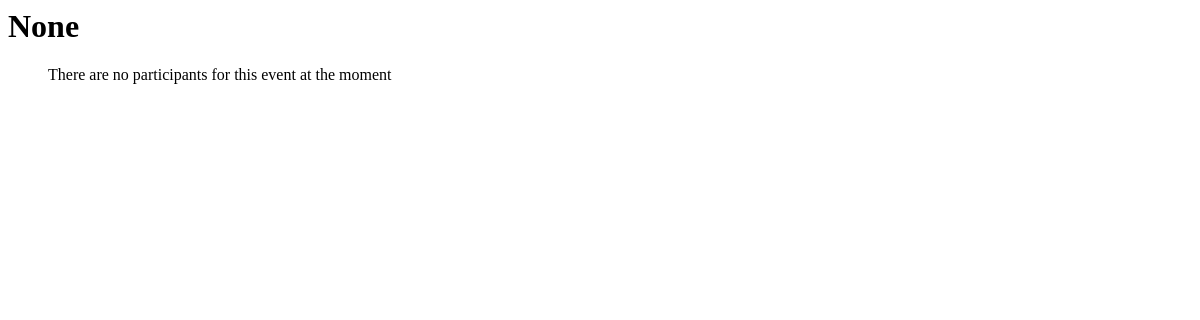
The page /events/5/participants/ on the database as committed earlier.
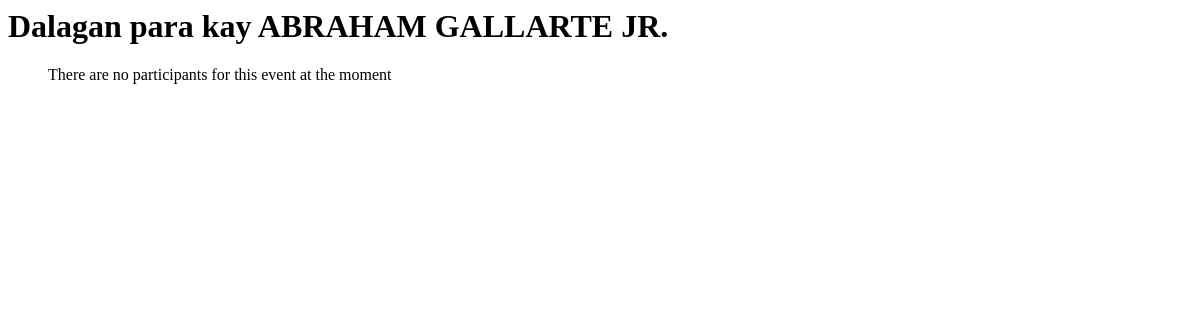
The same page on the database as committed later.
### events/models.py (models this page shows, shortened)
class Event(models.Model):
    name = models.CharField("Name of Event", max_length = 100, default = "")
    description = models.TextField("Description", max_length = 2000, blank = True)
    max_slots = models.IntegerField("Max Slots", blank = True, null = True)
    date_from = models.DateField("Start Date")
    date_to = models.DateField("End Date")
    time_from = models.TimeField("Start Time")
    time_to = models.TimeField("End Time")
    venue = models.CharField("Venue", max_length = 100)
    date_created = models.DateTimeField("Date Created", auto_now_add = True)
    creator = models.ForeignKey(to="users.Participant", on_delete = models.CASCADE)
    def __str__(self):
        return self.name

### registrations/views.py (the view)
# urls.py: urlpatterns = [path("events/<int:event_pk>/participants/", RegistrationListView.as_view(),name = "registration_list"),
class RegistrationListView(TemplateView):
    template_name = "registration_list.html"
    def get_context_data(self, **kwargs):
        data = super().get_context_data(**kwargs)
        data["event"] = Event.objects.filter(pk = self.kwargs['event_pk']).first()
        data["registration_list"] = Registration.objects.filter(event = self.kwargs['event_pk'])
        return data

### templates/registration_list.html
<h1>{{ event }}</h1>
<ul>{% for registration in registration_list %}
<li>{{ registration.participant.username }}, {{ registration.participant.email }} ({{ registration.waiver }} {{ registration.parents_permit }})</li>
{% empty %}
There are no participants for this event at the moment
{% endfor %}
</ul>

Rows that differ between the two databases and show on the page:
added Event: name "Dalagan para kay ABRAHAM GALLARTE JR."
Other text that changed with them:
{{ event }}: "None" → (not shown)
